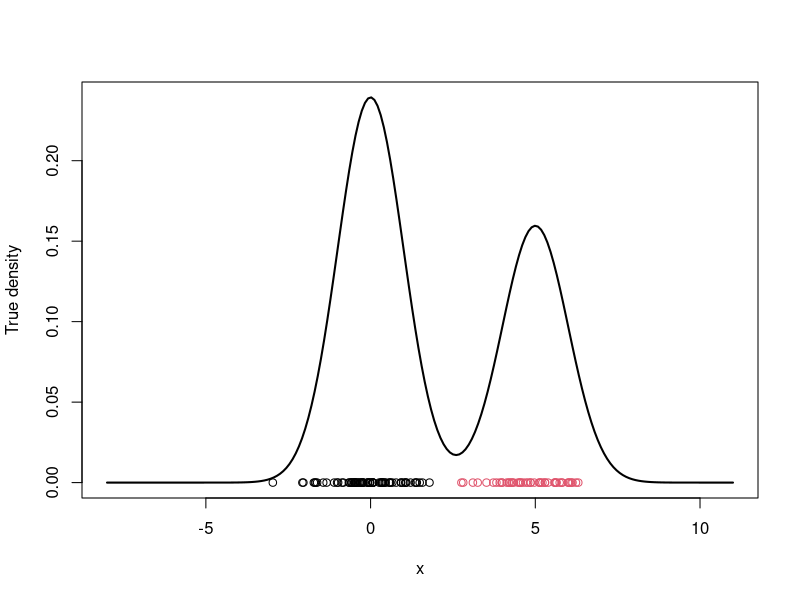
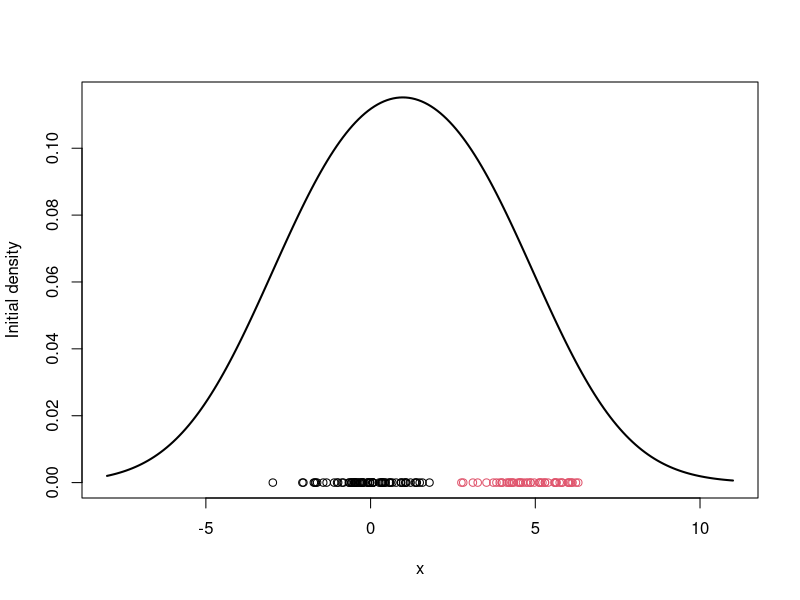
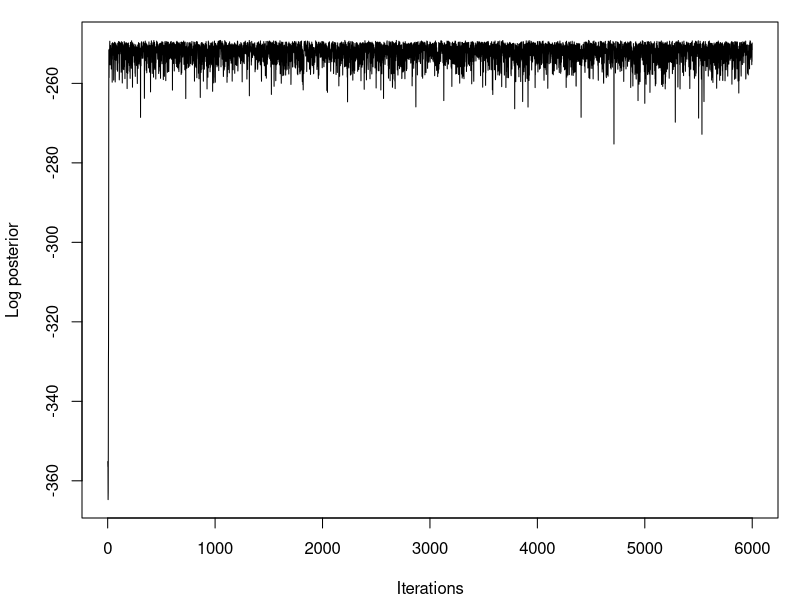
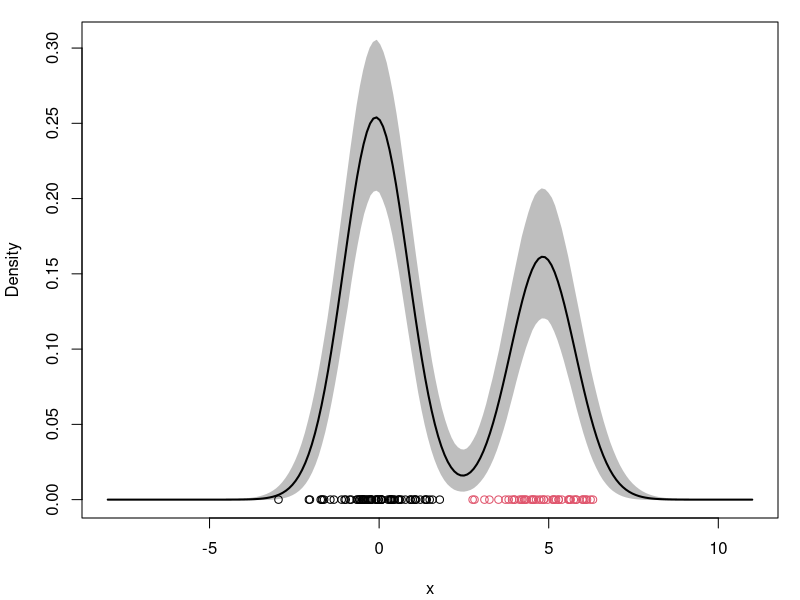
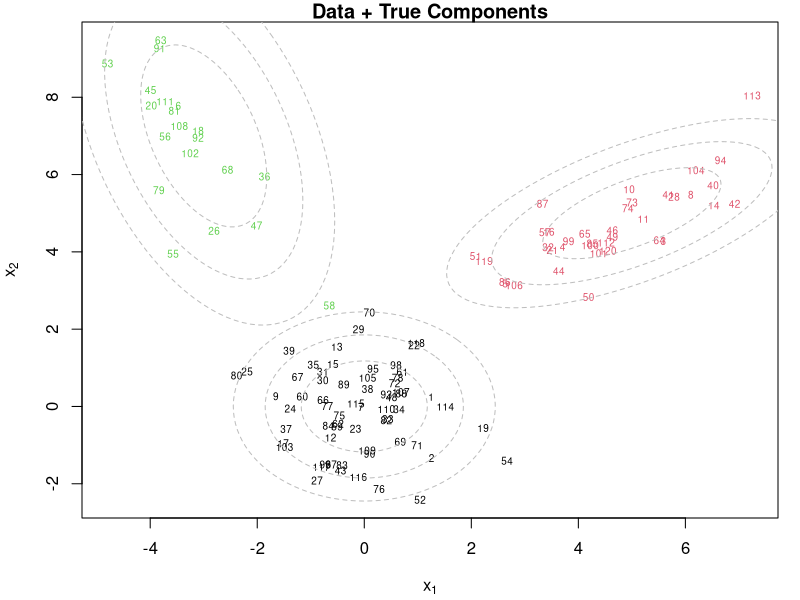
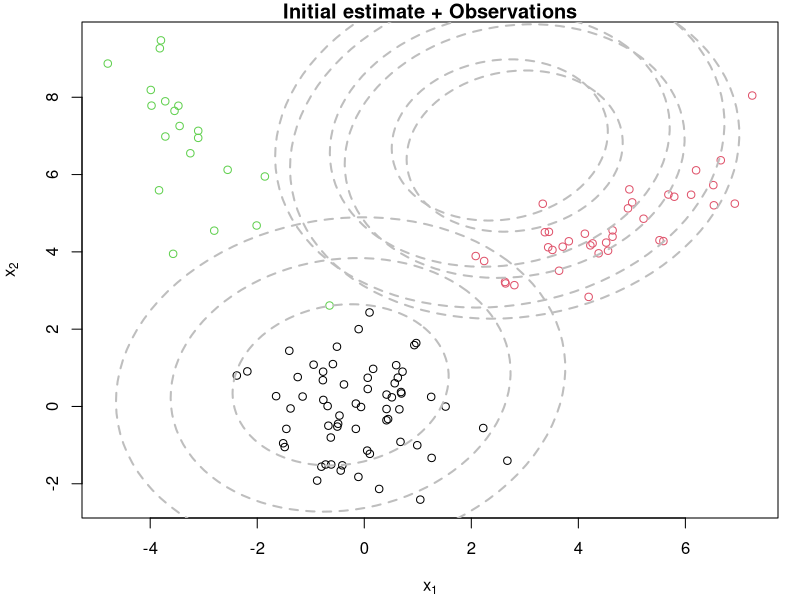
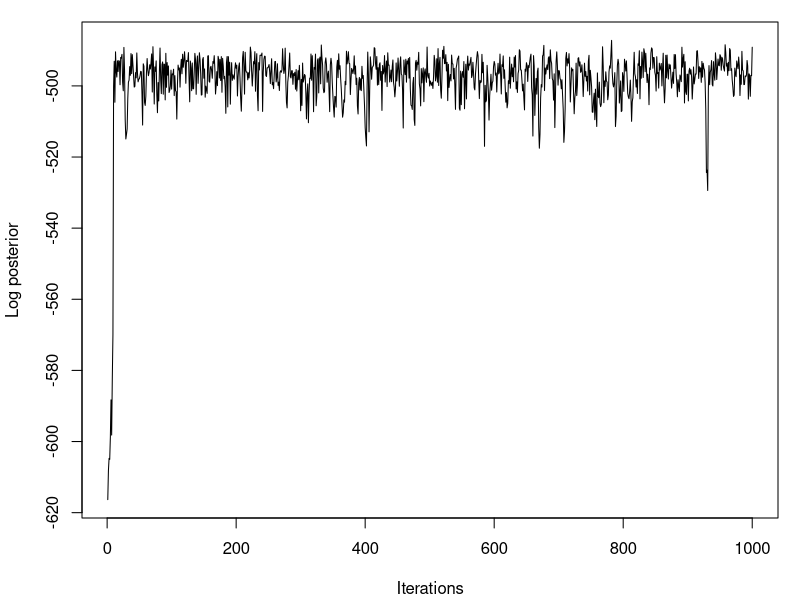
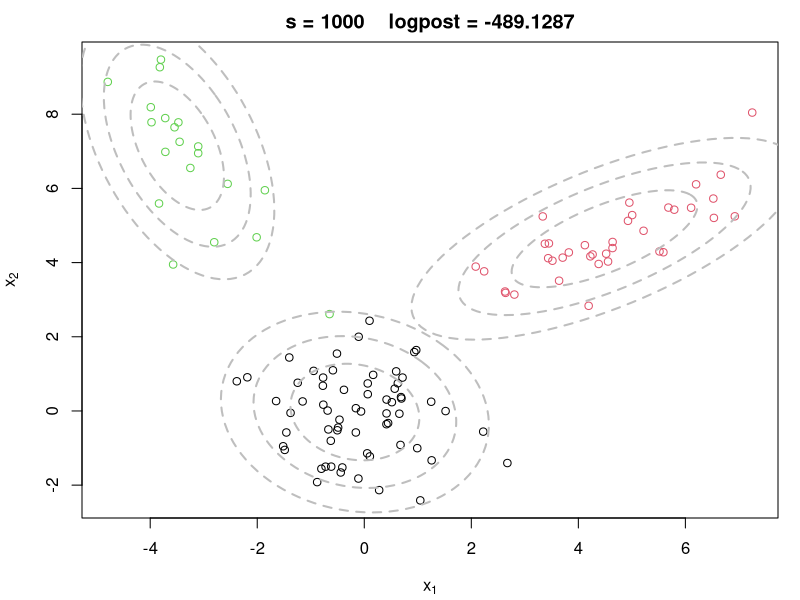

These charts were generated, in order, by the following R code:
## ---- chunk 1
#| label: lbl-mcmc-setup

#### Example of an MCMC algorithm for fitting a location mixture of 2 Gaussian components
#### The algorithm is tested using simulated data

## Clear the environment and load required libraries
rm(list=ls())
library(MCMCpack)
set.seed(81196)  # So that results are reproducible
## ---- chunk 2
#| label: lbl-mcmc-generate-data
## Generate data from a mixture with 2 components
KK         = 2
w.true     = 0.6  # True weights associated with the components
mu.true    = rep(0, KK)
mu.true[1] = 0   # True mean for the first component
mu.true[2] = 5   # True mean for the second component
sigma.true = 1   # True standard deviation of all components
n          = 120         # Number of observations to be generated
cc.true = sample(1:KK, n, replace=T, prob=c(w.true,1-w.true))
x  = rep(0, n)
for(i in 1:n){
  x[i] = rnorm(1, mu.true[cc.true[i]], sigma.true)
}
## ---- chunk 3
#| label: fig-mcmc-true-density
#| fig-cap: "True density and data points"

# Plot the true density
par(mfrow=c(1,1))
xx.true = seq(-8,11,length=200)
yy.true = w.true*dnorm(xx.true, mu.true[1], sigma.true) + 
  (1-w.true)*dnorm(xx.true, mu.true[2], sigma.true) 
plot(xx.true, yy.true, type="l", xlab="x", ylab="True density", lwd=2)
points(x, rep(0,n), col=cc.true)
## ---- chunk 4
#| label: lbl-mcmc-algorithm

## Initialize the parameters
w     = 1/2                         #Assign equal weight to each component to start with
mu    = rnorm(KK, mean(x), sd(x))   #Random cluster centers randomly spread over the support of the data
sigma = sd(x)                       #Initial standard deviation

# Plot the initial guess for the density
xx = seq(-8,11,length=200)
yy = w*dnorm(xx, mu[1], sigma) + (1-w)*dnorm(xx, mu[2], sigma)
plot(xx, yy, type="l", ylim=c(0, max(yy)), xlab="x", 
     ylab="Initial density", lwd=2)
points(x, rep(0,n), col=cc.true)

## The actual MCMC algorithm starts here
# Priors
aa  = rep(1,KK)  # Uniform prior on w
eta = 0          # Mean 0 for the prior on mu_k
tau = 5          # Standard deviation 5 on the prior for mu_l
dd  = 2
qq  = 1

# Number of iterations of the sampler
rrr   = 6000
burn  = 1000


# Storing the samples
cc.out    = array(0, dim=c(rrr, n))
w.out     = rep(0, rrr)
mu.out    = array(0, dim=c(rrr, KK))
sigma.out = rep(0, rrr)
logpost   = rep(0, rrr)

# MCMC iterations
for(s in 1:rrr){
  # Sample the indicators
  cc = rep(0,n)
  for(i in 1:n){
    v = rep(0,KK)
    v[1] = log(w) + dnorm(x[i], mu[1], sigma, log=TRUE)  #Compute the log of the weights
    v[2] = log(1-w) + dnorm(x[i], mu[2], sigma, log=TRUE)  #Compute the log of the weights
    v = exp(v - max(v))/sum(exp(v - max(v)))
    cc[i] = sample(1:KK, 1, replace=TRUE, prob=v)
  }
  
  # Sample the weights
  w = rbeta(1, aa[1] + sum(cc==1), aa[2] + sum(cc==2))

  # Sample the means
  for(k in 1:KK){
    nk    = sum(cc==k)
    xsumk = sum(x[cc==k])
    tau2.hat = 1/(nk/sigma^2 + 1/tau^2)
    mu.hat  = tau2.hat*(xsumk/sigma^2 + eta/tau^2)
    mu[k]   = rnorm(1, mu.hat, sqrt(tau2.hat))
  }

  # Sample the variances
  dd.star = dd + n/2
  qq.star = qq + sum((x - mu[cc])^2)/2
  sigma = sqrt(rinvgamma(1, dd.star, qq.star))

  # Store samples
  cc.out[s,]   = cc
  w.out[s]     = w
  mu.out[s,]   = mu
  sigma.out[s] = sigma


  # Compute the log posterior
  for(i in 1:n){
    if(cc[i]==1){
      logpost[s] = logpost[s] + log(w) + dnorm(x[i], mu[1], sigma, log=TRUE)
    }else{
      logpost[s] = logpost[s] + log(1-w) + dnorm(x[i], mu[2], sigma, log=TRUE)
    }
  }

  logpost[s] = logpost[s] + dbeta(w, aa[1], aa[2],log = T)
  for(k in 1:KK){
    logpost[s] = logpost[s] + dnorm(mu[k], eta, tau, log = T)
  }

  logpost[s] = logpost[s] + log(dinvgamma(sigma^2, dd, 1/qq))
  
  # print s every 500 iterations
  if(s/500==floor(s/500)){
    print(paste("s =",s))
  }
}
## ---- chunk 5
#| label: fig-mcmc-plot-logpost
#| fig-cap: "Log posterior distribution for various samples"

## Plot the logposterior distribution for various samples
par(mfrow=c(1,1))
par(mar=c(4,4,1,1)+0.1)
plot(logpost, type="l", xlab="Iterations", ylab="Log posterior")

xx = seq(-8,11,length=200)
density.posterior = array(0, dim=c(rrr-burn,length(xx)))
for(s in 1:(rrr-burn)){
  density.posterior[s,] = density.posterior[s,] + w.out[s+burn]*dnorm(xx,mu.out[s+burn,1],sigma.out[s+burn]) +
                                                  (1-w.out[s+burn])*dnorm(xx,mu.out[s+burn,2],sigma.out[s+burn])
}
## ---- chunk 6
#| label: fig-mcmc-plot-density
#| fig-cap: "Posterior density estimate"
## report the posterior mean and 95% credible interval
density.posterior.m = apply(density.posterior , 2, mean)
density.posterior.lq = apply(density.posterior, 2, quantile, 0.025)
density.posterior.uq = apply(density.posterior, 2, quantile, 0.975)

## Plot the posterior density estimate
par(mfrow=c(1,1))
par(mar=c(4,4,1,1)+0.1)
plot(xx, density.posterior.m, type="n",ylim=c(0,max(density.posterior.uq)), xlab="x", ylab="Density")
polygon(c(xx,rev(xx)), c(density.posterior.lq, rev(density.posterior.uq)), col="grey", border="grey")
lines(xx, density.posterior.m, lwd=2)
points(x, rep(0,n), col=cc.true)
## ---- chunk 7
#| label: lbl-mcmc-example-2
#| 
#### Example of an MCMC algorithm for fitting a mixtures of K p-variate Gaussian components
#### The algorithm is tested using simulated data

## Clear the environment and load required libraries
rm(list=ls())
library(mvtnorm)
library(ellipse)
library(MCMCpack)

## Generate data from a mixture with 3 components
KK      = 3
p       = 2
w.true = c(0.5,0.3,0.2)  # True weights associated with the components
mu.true     = array(0, dim=c(KK,p))
mu.true[1,] = c(0,0)   #True mean for the first component
mu.true[2,] = c(5,5)   #True mean for the second component
mu.true[3,] = c(-3,7)   #True mean for the third component
Sigma.true      = array(0, dim=c(KK,p,p))
Sigma.true[1,,] = matrix(c(1,0,0,1),p,p)   #True variance for the first component
Sigma.true[2,,] = matrix(c(2,0.9,0.9,1),p,p)   #True variance for the second component
Sigma.true[3,,] = matrix(c(1,-0.9,-0.9,4),p,p)   #True variance for the third component
set.seed(63252)    #Keep seed the same so that we can reproduce results
n  = 120
cc.true = sample(1:3, n, replace=T, prob=w.true)
x  = array(0, dim=c(n,p))
for(i in 1:n){
  x[i,] = rmvnorm(1, mu.true[cc.true[i],], Sigma.true[cc.true[i],,])
}

par(mfrow=c(1,1))
plot(x[,1], x[,2], col=cc.true, xlab=expression(x[1]), ylab=expression(x[2]), type="n")
text(x[,1], x[,2], seq(1,n), col=cc.true, cex=0.6)
for(k in 1:KK){
  lines(ellipse(x=Sigma.true[k,,], centre=mu.true[k,], level=0.50), col="grey", lty=2)
  lines(ellipse(x=Sigma.true[k,,], centre=mu.true[k,], level=0.82), col="grey", lty=2)
  lines(ellipse(x=Sigma.true[k,,], centre=mu.true[k,], level=0.95), col="grey", lty=2)
}
title(main="Data + True Components")

## Initialize the parameters
w          = rep(1,KK)/KK  #Assign equal weight to each component to start with
mu         = rmvnorm(KK, apply(x,2,mean), var(x))   #RandomCluster centers randomly spread over the support of the data
Sigma      = array(0, dim=c(KK,p,p))  #Initial variances are assumed to be the same
Sigma[1,,] = var(x)/KK  
Sigma[2,,] = var(x)/KK
Sigma[3,,] = var(x)/KK
cc         = sample(1:KK, n, replace=TRUE, prob=w)

par(mfrow=c(1,1))
plot(x[,1], x[,2], col=cc.true, xlab=expression(x[1]), ylab=expression(x[2]))
for(k in 1:KK){
  lines(ellipse(x=Sigma[k,,], centre=mu[k,], level=0.50), col="grey", lty=2, lwd=2)
  lines(ellipse(x=Sigma[k,,], centre=mu[k,], level=0.82), col="grey", lty=2, lwd=2)
  lines(ellipse(x=Sigma[k,,], centre=mu[k,], level=0.95), col="grey", lty=2, lwd=2)
}
title(main="Initial estimate + Observations")

# Priors
aa = rep(1, KK)
dd = apply(x,2,mean)
DD = 10*var(x)
nu = p
SS = var(x)/3

# Number of iteration of the sampler
rrr = 1000

# Storing the samples
cc.out    = array(0, dim=c(rrr, n))
w.out     = array(0, dim=c(rrr, KK))
mu.out    = array(0, dim=c(rrr, KK, p))
Sigma.out = array(0, dim=c(rrr, KK, p, p))
logpost   = rep(0, rrr)

for(s in 1:rrr){
  # Sample the indicators
  for(i in 1:n){
    v = rep(0,KK)
    for(k in 1:KK){
      v[k] = log(w[k]) + mvtnorm::dmvnorm(x[i,], mu[k,], Sigma[k,,], log=TRUE)  #Compute the log of the weights
    }
    v = exp(v - max(v))/sum(exp(v - max(v)))
    cc[i] = sample(1:KK, 1, replace=TRUE, prob=v)
  }
  
  # Sample the weights
  w = as.vector(rdirichlet(1, aa + tabulate(cc)))
  
  # Sample the means
  DD.st = matrix(0, nrow=p, ncol=p)
  for(k in 1:KK){
    mk    = sum(cc==k)
    xsumk = apply(x[cc==k,], 2, sum)
    DD.st = solve(mk*solve(Sigma[k,,]) + solve(DD))
    dd.st = DD.st%*%(solve(Sigma[k,,])%*%xsumk + solve(DD)%*%dd)
    mu[k,] = as.vector(rmvnorm(1,dd.st,DD.st))
  }
  
  # Sample the variances
  xcensumk = array(0, dim=c(KK,p,p))
  for(i in 1:n){
    xcensumk[cc[i],,] = xcensumk[cc[i],,] + (x[i,] - mu[cc[i],])%*%t(x[i,] - mu[cc[i],])
  }
  for(k in 1:KK){
    Sigma[k,,] = riwish(nu + sum(cc==k), SS + xcensumk[k,,])
  }
  
  # Store samples
  cc.out[s,]      = cc
  w.out[s,]       = w
  mu.out[s,,]     = mu
  Sigma.out[s,,,] = Sigma
  for(i in 1:n){
    logpost[s] = logpost[s] + log(w[cc[i]]) + mvtnorm::dmvnorm(x[i,], mu[cc[i],], Sigma[cc[i],,], log=TRUE)
  }
  logpost[s] = logpost[s] + ddirichlet(w, aa)
  for(k in 1:KK){
    logpost[s] = logpost[s] + mvtnorm::dmvnorm(mu[k,], dd, DD, log=TRUE)
    logpost[s] = logpost[s] + log(diwish(Sigma[k,,], nu, SS))
  }
  
  if(s/250==floor(s/250)){
    print(paste("s = ", s))
  }  
}

## Plot the logposterior distribution for various samples
par(mfrow=c(1,1))
par(mar=c(4,4,1,1)+0.1)
plot(logpost, type="l", xlab="Iterations", ylab="Log posterior")

## Plot the density estimate for the last iteration of the MCMC
par(mfrow=c(1,1))
par(mar=c(4,4,2,1)+0.1)
plot(x[,1], x[,2], col=cc.true, main=paste("s =",s,"   logpost =", round(logpost[s],4)), xlab=expression(x[1]), ylab=expression(x[2]))
for(k in 1:KK){
  lines(ellipse(x=Sigma[k,,], centre=mu[k,], level=0.50), col="grey", lty=2, lwd=2)
  lines(ellipse(x=Sigma[k,,], centre=mu[k,], level=0.82), col="grey", lty=2, lwd=2)
  lines(ellipse(x=Sigma[k,,], centre=mu[k,], level=0.95), col="grey", lty=2, lwd=2)
}
## ---- chunk 8
#| label: mcmc_zero_inflated

rm(list=ls())
library(MCMCpack)
set.seed(81196)  # So that results are reproducible

# Data loading

x <- read.csv("./data/nestsize.csv")[[1]]
n <- length(x)

# The actual MCMC algorithm starts here

## MCMC iterations of the sampler

iterations <- 6000
burn <- 1000

## Initialize the parameters

cc         = rep(2, n)
cc[x == 0] = sample(1:2, sum(x == 0), replace = TRUE, prob = c(0.5, 0.5))

## Priors

aa = c(1, 1)  # Uniform prior on w
w     = 0.2 # fewer zeros
lambda = mean(x[x > 0])  # Initial lambda from nonzero data

# Storing the samples
w.out      = rep(0, iterations)
cc.out     = array(0, dim=c(iterations, n))
lambda.out = array(0, dim=c(iterations, n))

# logpost    = rep(0, iterations)
# MCMC iterations

for (s in 1:iterations) {

  # Sample latent indicators c_i

  cc = numeric(n)
  for (i in 1:n) {
    if (x[i] == 0) {
      logp1 = log(w)
      logp2 = log(1 - w) + dpois(0, lambda, log=TRUE)
      probs = exp(c(logp1, logp2) - max(logp1, logp2))
      probs = probs / sum(probs)
      cc[i] = sample(1:2, 1, prob = probs)
    } else {
      cc[i] = 2
    }
  }

  # Sample the weights

  w = rbeta(1, aa[1] + sum(cc==1), aa[2] + sum(cc==2))
  lambda = rgamma(1, shape = 1 + sum(x[cc == 2]), rate = 1 + sum(cc == 2))

  # Store samples

  w.out[s] =  w
  lambda.out[s]  = lambda
  cc.out[s,] = cc

}

# Posterior summaries

w.post = w.out[-(1:burn)]
lambda.post = lambda.out[-(1:burn)]
cat("Posterior mean of w:", mean(w.post), "\n")
cat("Posterior mean of lambda:", mean(lambda.post), "\n")
